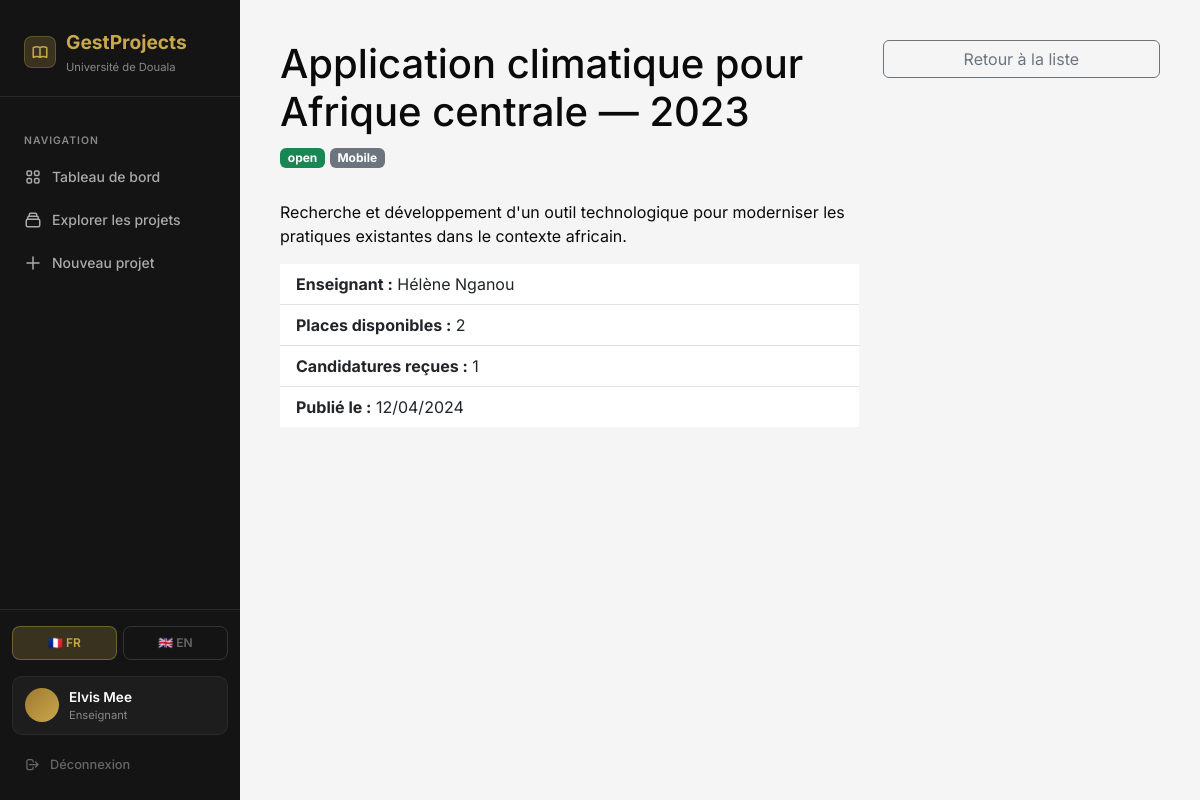
Page /projects/16 (signed in) on the earlier database version.
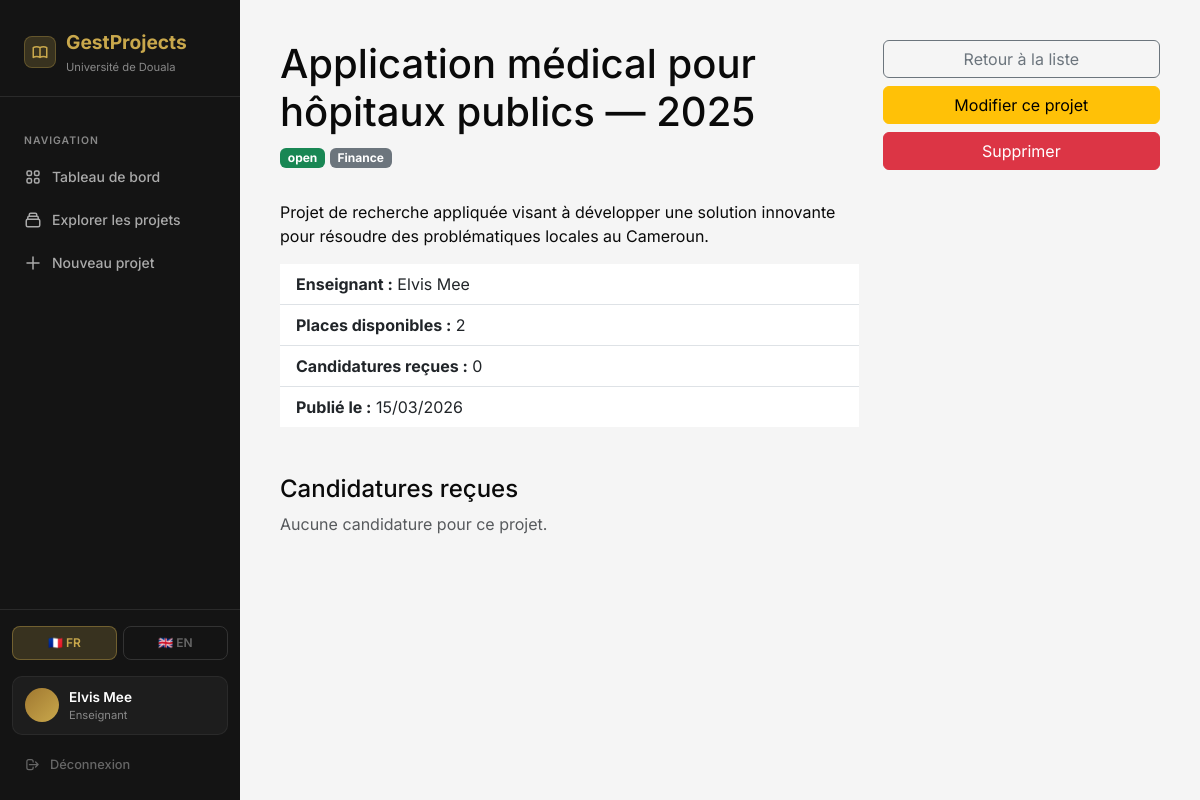
Same page on the later database version.
### app/models.py (models this page shows, shortened)
class Project(db.Model):
    __tablename__ = 'project'
    id = db.Column(db.Integer, primary_key=True)
    title = db.Column(db.String(200), nullable=False)
    title_en = db.Column(db.String(200))
    description = db.Column(db.Text, nullable=False)
    description_en = db.Column(db.Text)
    domain = db.Column(db.String(100))
    domain_en = db.Column(db.String(100))
    teacher_id = db.Column(db.Integer, db.ForeignKey('user.id'), nullable=False)
    max_students = db.Column(db.Integer, default=1)
    status = db.Column(db.String(20), default='open')
    created_at = db.Column(db.DateTime, default=datetime.utcnow)
    updated_at = db.Column(db.DateTime, default=datetime.utcnow,
                           onupdate=datetime.utcnow)
    applications = db.relationship('Application', backref='project',
                                   lazy=True, cascade='all, delete-orphan')
    def get_title(self, lang='fr'):
        if lang == 'en':
            if self.title_en:
                return self.title_en
            from app.utils import auto_translate
            return auto_translate(self.title)
        return self.title
    def get_description(self, lang='fr'):
        if lang == 'en':
            if self.description_en:
                return self.description_en
            from app.utils import auto_translate
            return auto_translate(self.description)
        return self.description
    def get_domain(self, lang='fr'):
        if lang == 'en':
            if self.domain_en:
                return self.domain_en
            from app.utils import auto_translate
            return auto_translate(self.domain or '')
        return self.domain or 'Général'

class User(UserMixin, db.Model):
    __tablename__ = 'user'
    id = db.Column(db.Integer, primary_key=True)
    email = db.Column(db.String(100), unique=True, nullable=False)
    password_hash = db.Column(db.String(200), nullable=False)
    role = db.Column(db.String(20), nullable=False)
    name = db.Column(db.String(100), nullable=False)
    created_at = db.Column(db.DateTime, default=datetime.utcnow)
    projects = db.relationship('Project', backref='teacher', lazy=True,
                               foreign_keys='Project.teacher_id')
    applications = db.relationship('Application', backref='student', lazy=True,
                                   foreign_keys='Application.student_id')
    def is_teacher(self):
        return self.role == 'teacher'
    def is_student(self):
        return self.role == 'student'

### app/routes.py (the view)
@main.route('/projects/<int:id>')
def project_detail(id):
    project = Project.query.get_or_404(id)
    from app.forms import ApplicationForm
    form = ApplicationForm()
    user_application = None
    if current_user.is_authenticated and current_user.is_student():
        user_application = Application.query.filter_by(
            student_id=current_user.id, project_id=id).first()
    lang = get_lang()
    return render_template('projects/detail.html', project=project,
                           form=form, user_application=user_application,
                           lang=lang)

### app/__init__.py (called while the page is built)
def create_app():
    app = Flask(__name__)
    app.config.from_object(Config)
    db.init_app(app)
    login_manager.init_app(app)
    migrate.init_app(app, db)
    login_manager.login_view = 'auth.login'
    login_manager.login_message = 'Connectez-vous pour accéder à cette page.'
    login_manager.login_message_category = 'warning'
    from app.auth import auth as auth_blueprint
    from app.routes import main as main_blueprint
    app.register_blueprint(auth_blueprint)
    app.register_blueprint(main_blueprint)
    from flask import session
    @app.context_processor
    def inject_globals():
        return {'lang': session.get('lang', 'fr')}
    return app

### app/models.py (called while the page is built)
@login_manager.user_loader
def load_user(user_id):
    return User.query.get(int(user_id))

### app/routes.py (called while the page is built)
def get_lang():
    return session.get('lang', 'fr')

### app/templates/projects/detail.html (shortened to what this page needs)
{% extends "base.html" %}
{% block content %}
<div class="row">
    <div class="col-md-8">
        <h1>{{ project.get_title(lang) }}</h1>
        <span class="badge bg-success mb-3">{{ project.status }}</span>
        <span class="badge bg-secondary mb-3">{{ project.get_domain(lang) }}</span>
        <p class="mt-3">{{ project.get_description(lang) }}</p>
        <ul class="list-group list-group-flush mb-4">
            <li class="list-group-item">
                <strong>Enseignant :</strong> {{ project.teacher.name }}
            </li>
            <li class="list-group-item">
                <strong>Places disponibles :</strong> {{ project.max_students }}
            </li>
            <li class="list-group-item">
                <strong>Candidatures reçues :</strong> {{ project.applications|length }}
            </li>
            <li class="list-group-item">
                <strong>Publié le :</strong> {{ project.created_at.strftime('%d/%m/%Y') }}
            </li>
        </ul>
        {% if current_user.is_authenticated and current_user.is_teacher() and current_user.id == project.teacher_id %}
            <h4 class="mt-5">Candidatures reçues</h4>
            {% for app in project.applications %}
            <div class="card mb-2">
                <div class="card-body">
                    <h6>{{ app.student.name }} — <span class="badge bg-warning">{{ app.status }}</span></h6>
                    <p>{{ app.motivation }}</p>
                    {% if app.status == 'pending' %}
                    <form method="POST" action="{{ url_for('main.manage_application', id=app.id, action='accept') }}" class="d-inline">
                        {{ form.hidden_tag() }}
                        <button class="btn btn-success btn-sm">Accepter</button>
                    </form>
                    <form method="POST" action="{{ url_for('main.manage_application', id=app.id, action='reject') }}" class="d-inline">
                        {{ form.hidden_tag() }}
                        <button class="btn btn-danger btn-sm">Refuser</button>
                    </form>
                    {% endif %}
                </div>
            </div>
            {% else %}
            <p class="text-muted">Aucune candidature pour ce projet.</p>
            {% endfor %}
        {% endif %}
    </div>
    <div class="col-md-4">
        <a href="{{ url_for('main.projects_list') }}" class="btn btn-outline-secondary w-100 mb-2">
            Retour à la liste
        </a>
        {% if current_user.is_authenticated and current_user.is_teacher() and current_user.id == project.teacher_id %}
        <a href="{{ url_for('main.edit_project', id=project.id) }}" class="btn btn-warning w-100 mb-2">
            Modifier ce projet
        </a>
        <form method="POST" action="{{ url_for('main.delete_project', id=project.id) }}">
            <button class="btn btn-danger w-100" onclick="return confirm('Supprimer ce projet ?')">
                Supprimer
            </button>
        </form>
        {% endif %}
    </div>
</div>
{% endblock %}

### app/templates/base.html (shortened to what the changed rows need)
<!DOCTYPE html>
<html lang="fr">
<head>
    <link href="https://cdn.jsdelivr.net/npm/bootstrap@5.3.0/dist/css/bootstrap.min.css" rel="stylesheet">
</head>
<body>
{% if current_user.is_authenticated %}
    <aside class="sidebar">
    <div class="sidebar-brand">
        <div style="display:flex; align-items:center; gap:10px;">
            <div style="width:32px; height:32px; background:rgba(201,168,76,0.2);
                        border-radius:8px; display:flex; align-items:center;
                        justify-content:center; flex-shrink:0;
                        border:1px solid rgba(201,168,76,0.3);">
            </div>
            <div>
                <div class="brand-name">GestProjects</div>
                <div class="brand-sub">
                    {{ 'Université de Douala' if lang=='fr' else 'University Of Douala' }}
                </div>
            </div>
        </div>
    </div>
    <nav class="sidebar-nav">
        <div class="nav-label">Navigation</div>
        <a href="{{ url_for('main.dashboard') }}"
           class="{% if request.endpoint == 'main.dashboard' %}active{% endif %}"
           style="text-decoration:none;">
            {{ 'Tableau de bord' if lang=='fr' else 'Dashboard' }}
        </a>
        <a href="{{ url_for('main.projects_list') }}"
           class="{% if request.endpoint == 'main.projects_list' %}active{% endif %}"
           style="text-decoration:none;">
            <svg class="nav-icon" fill="none" stroke="currentColor" viewBox="0 0 24 24">
                <path stroke-linecap="round" stroke-linejoin="round" stroke-width="2"
                      d="M19 11H5m14 0a2 2 0 012 2v6a2 2 0 01-2 2H5a2 2 0 01-2-2v-6
                         a2 2 0 012-2m14 0V9a2 2 0 00-2-2M5 11V9a2 2 0 012-2
                         m0 0V5a2 2 0 012-2h6a2 2 0 012 2v2M7 7h10"/>
            </svg>
            {{ 'Explorer les projets' if lang=='fr' else 'Browse Projects' }}
        </a>
        {% if current_user.is_teacher() %}
        <a href="{{ url_for('main.create_project') }}"
           class="{% if request.endpoint == 'main.create_project' %}active{% endif %}"
           style="text-decoration:none;">
            <svg class="nav-icon" fill="none" stroke="currentColor" viewBox="0 0 24 24">
                <path stroke-linecap="round" stroke-linejoin="round"
                      stroke-width="2" d="M12 4v16m8-8H4"/>
            </svg>
            {{ 'Nouveau projet' if lang=='fr' else 'New Project' }}
        </a>
        {% endif %}
    </nav>
    <div class="sidebar-footer">
        <div style="display:flex; gap:6px; margin-bottom:16px;">
            <a href="{{ url_for('main.set_lang', lang='fr') }}"
               style="flex:1; text-align:center; padding:7px 6px;
                      border-radius:8px; font-size:0.75rem; font-weight:600;
                      text-decoration:none; transition:all 0.2s;
                      background:{{ 'rgba(201,168,76,0.2)' if lang=='fr' else 'transparent' }};
                      color:{{ '#C9A84C' if lang=='fr' else '#666' }};
                      border:1px solid {{ 'rgba(201,168,76,0.4)' if lang=='fr' else '#333' }};">
                🇫🇷 FR
            </a>
            <a href="{{ url_for('main.set_lang', lang='en') }}"
               style="flex:1; text-align:center; padding:7px 6px;
                      border-radius:8px; font-size:0.75rem; font-weight:600;
                      text-decoration:none; transition:all 0.2s;
                      background:{{ 'rgba(201,168,76,0.2)' if lang=='en' else 'transparent' }};
                      color:{{ '#C9A84C' if lang=='en' else '#666' }};
                      border:1px solid {{ 'rgba(201,168,76,0.4)' if lang=='en' else '#333' }};">
                🇬🇧 EN
            </a>
        </div>
        <div style="display:flex; align-items:center; gap:10px;
                    padding:10px 12px; border-radius:10px;
                    background:rgba(255,255,255,0.04);
                    border:1px solid rgba(255,255,255,0.06);
                    margin-bottom:10px;">
            <div class="user-avatar">
            </div>
            <div style="flex:1; min-width:0;">
                <div class="user-name" style="white-space:nowrap;
                     overflow:hidden; text-overflow:ellipsis;">
                    {{ current_user.name }}
                </div>
                <div class="user-role">
                    {% if current_user.is_teacher() %}
                        {{ 'Enseignant' if lang=='fr' else 'Teacher' }}
                    {% else %}
                        {{ 'Étudiant' if lang=='fr' else 'Student' }}
                    {% endif %}
                </div>
            </div>
        </div>
        <a href="{{ url_for('auth.logout') }}"
           style="display:flex; align-items:center; gap:10px;
                  padding:9px 12px; border-radius:8px; color:#666;
                  text-decoration:none; font-size:0.8rem; font-weight:500;
                  transition:all 0.2s; border:1px solid transparent;"
           onmouseover="this.style.background='rgba(239,68,68,0.08)';
                        this.style.color='#ef4444';
                        this.style.borderColor='rgba(239,68,68,0.2)'"
           onmouseout="this.style.background='transparent';
                       this.style.color='#666';
                       this.style.borderColor='transparent'">
            <svg width="15" height="15" fill="none" stroke="currentColor"
                 viewBox="0 0 24 24" stroke-width="2">
                <path stroke-linecap="round" stroke-linejoin="round"
                      d="M17 16l4-4m0 0l-4-4m4 4H7m6 4v1a3 3 0 01-3 3H6
                         a3 3 0 01-3-3V7a3 3 0 013-3h4a3 3 0 013 3v1"/>
            </svg>
            {{ 'Déconnexion' if lang=='fr' else 'Logout' }}
        </a>
    </div>
</aside>
    <div class="main-content">
        <div class="page-wrapper">
            {% block content %}{% endblock %}
        </div>
    </div>
{% else %}
    {% block auth_content %}{% endblock %}
{% endif %}
</body>
</html>

Differences in the rows shown:
no longer on this page (row edited): User: teacher.name "Hélène Nganou"
changed Project "open": get_title "Application climatique pour Afrique centrale — 2023" → "Application médical pour hôpitaux publics — 2025"; get_domain "Mobile" → "Finance"; get_description "Recherche et développement d'un outil technologique pour moderniser les pratiques existantes dans le contexte africain." → "Projet de recherche appliquée visant à développer une solution innovante pour résoudre des problématiques locales au Cameroun."; created_at "12/04/2024" → "15/03/2026"; teacher_id 7 → 1 (drawn)
Other differences:
{{ project.teacher.name }}: "Hélène Nganou" → "Elvis Mee"
{{ project.applications|length }}: "1" → "0"
text now shown: "Candidatures reçues Aucune candidature pour ce projet. Modifier ce projet Supprimer"
